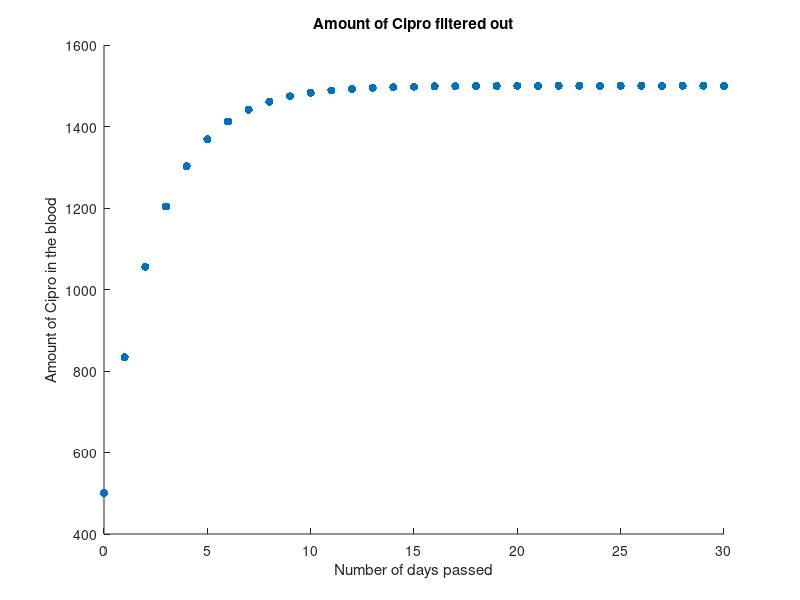

This figure's MATLAB source:
clear all

n = 30;
A = zeros(1, n+1);
A(1) = 500;
for i = 1:n
    A(i+1) = (2/3) * A(i) + 500;
end

scatter(0:n, A, 'filled')
xlabel('Number of days passed')
ylabel('Amount of Cipro in the blood')
title('Amount of Cipro filtered out')